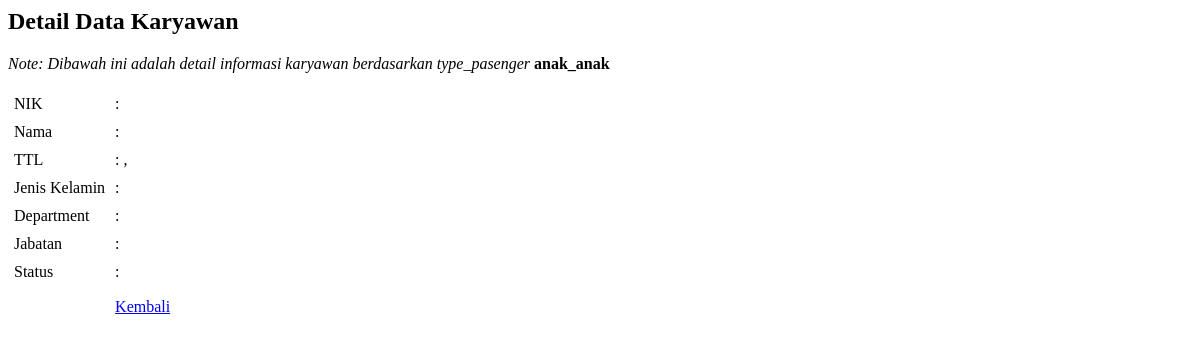
Before: /mull_add_new_field_js/load_data.php?type_pasenger=anak_anak with the older database file.
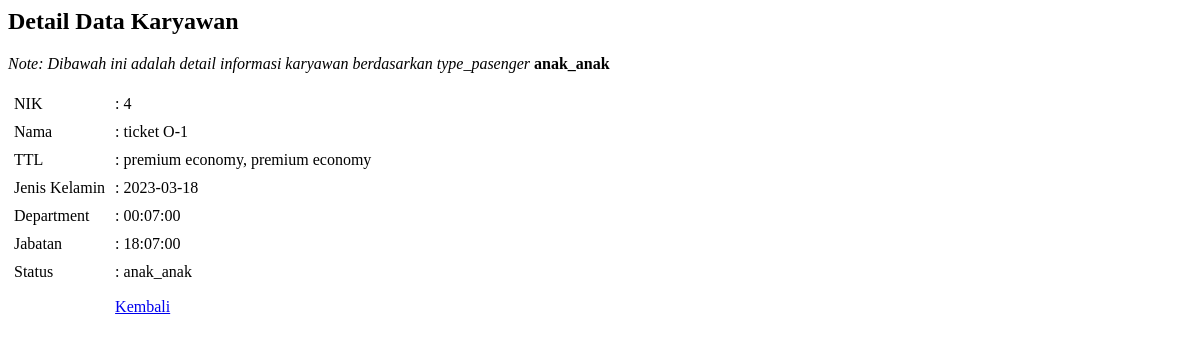
After: the same page with the newer database file.
### tables this page shows
CREATE TABLE `ticket` (
  `id_ticket` text DEFAULT NULL,
  `name` varchar(100) DEFAULT NULL,
  `harga` int(200) DEFAULT NULL,
  `kelas_penerbangan` enum('economy','premium economy','vip','vvip') DEFAULT NULL,
  `tanggal_pergi` date DEFAULT NULL,
  `waktu_keberangkatan` time DEFAULT NULL,
  `waktu_tiba` time NOT NULL,
  `type_pasenger` enum('dewasa','remaja','anak_anak') DEFAULT NULL,
  `dari` enum('jakarta','bandung','aceh') NOT NULL,
  `menuju` enum('bali','buol','sulut','kalut','jepang','australia','new zealand') NOT NULL,
  `stock` int(11) NOT NULL
);

### mull_add_new_field_js/load_data.php (the view, shortened to what this page needs)
<?php
    if(isset($_GET['type_pasenger'])){
        $type_pasenger=$_GET['type_pasenger'];
    }
    else {
        die ("Error. No ID Selected!");
    }
    $konek=mysqli_connect("localhost", "root", "", "travego_");
    $query    =mysqli_query($konek, "SELECT * FROM ticket WHERE type_pasenger='$type_pasenger'");
    $result    =mysqli_fetch_array($query);
?>
<html>
<head>
</head>
<body>
    <h2>Detail Data Karyawan</h2>
    <p><i>Note: Dibawah ini adalah detail informasi karyawan berdasarkan type_pasenger</i> <b><?php echo $type_pasenger?></b></p>
    <table border="0" cellpadding="4">
        <tr>
            <td size="90">NIK</td>
            <td>: <?php echo $result['id_ticket']?></td>
        </tr>
        <tr>
            <td>Nama</td>
            <td>: <?php echo $result['name']?></td>
        </tr>
        <tr>
            <td>TTL</td>
            <td>: <?php echo $result['kelas_penerbangan']?>, <?php echo $result['kelas_penerbangan']?></td>
        </tr>
        <tr>
            <td>Jenis Kelamin</td>
            <td>: <?php echo $result['tanggal_pergi']?></td>
        </tr>
        <tr>
            <td>Department</td>
            <td>: <?php echo $result['waktu_keberangkatan']?></td>
        </tr>
        <tr>
            <td>Jabatan</td>
            <td>: <?php echo $result['waktu_tiba']?></td>
        </tr>
        <tr>
            <td>Status</td>
            <td>: <?php echo $result['type_pasenger']?></td>
        </tr>
        <tr height="40">
            <td></td>
            <td>   <a href="mesubuta.php">Kembali</a></td>
        </tr>
    </table>
</body>
</html>

Changed rows visible on the page:
added ticket: id_ticket "4", name "ticket O-1", kelas_penerbangan "premium economy", tanggal_pergi "2023-03-18", waktu_keberangkatan "00:07:00", waktu_tiba "18:07:00", type_pasenger "anak_anak"
